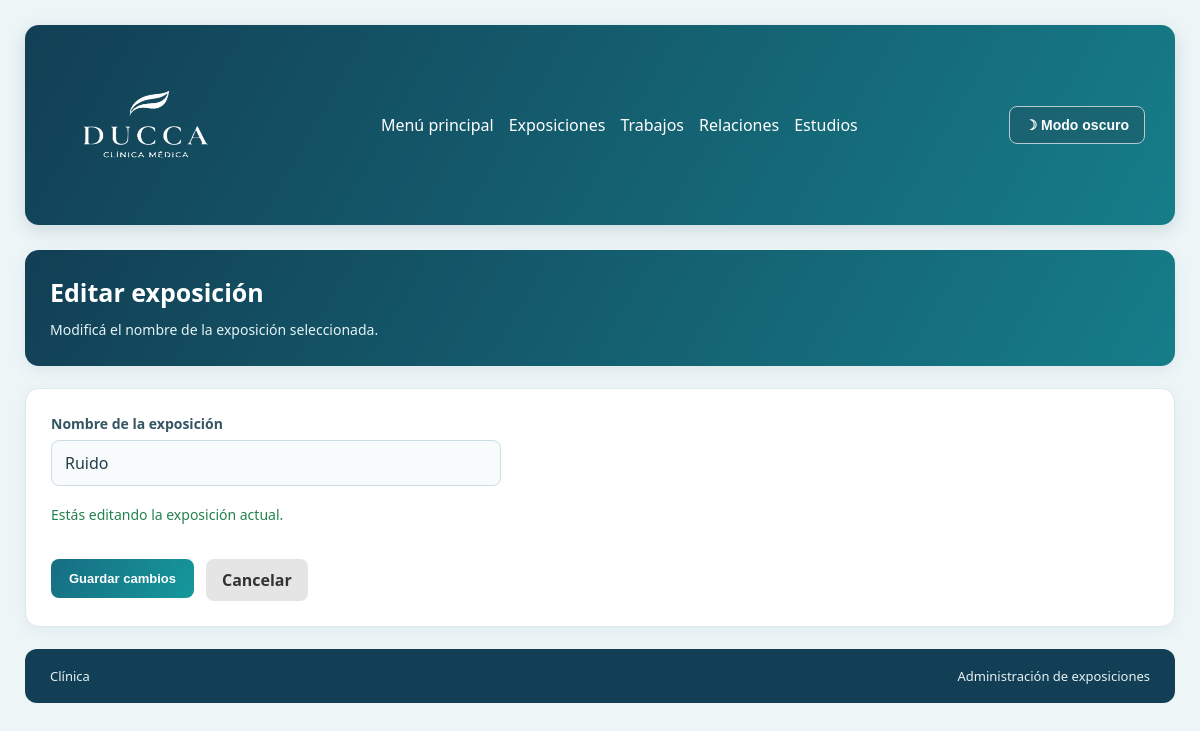
/Exposiciones/editar.php?id=1, run on an earlier commit of the app's database.
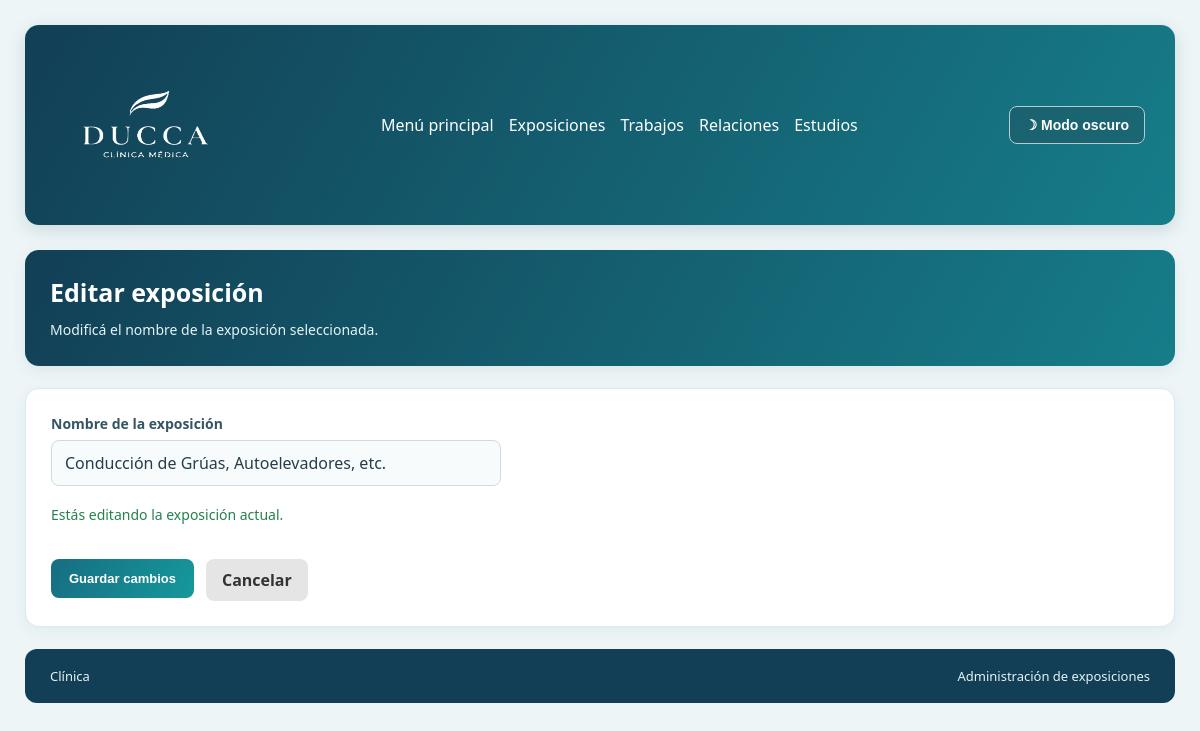
And on a later commit of the database.
### tables this page shows
CREATE TABLE `exposicion` (
  `id_exposicion` int(11) NOT NULL,
  `nombre_ex` varchar(50) NOT NULL
);

### Exposiciones/editar.php (the view, shortened to what this page needs)
<?php
require_once __DIR__ . "/../Pacientes/conexion.php";
function escapar($valor) {
    return htmlspecialchars(
        (string)($valor ?? ""),
        ENT_QUOTES,
        "UTF-8"
    );
}
$id = filter_input(
    INPUT_GET,
    "id",
    FILTER_VALIDATE_INT
);
$sql = "SELECT id_exposicion, nombre_ex
        FROM exposicion
        WHERE id_exposicion = ?";
$stmt = mysqli_prepare($conexion, $sql);
mysqli_stmt_bind_param($stmt, "i", $id);
if (!mysqli_stmt_execute($stmt)) {
    mysqli_stmt_close($stmt);
    die("No se pudo consultar la exposición.");
}
$resultado = mysqli_stmt_get_result($stmt);
$exposicion = mysqli_fetch_assoc($resultado);
?>
<!DOCTYPE html>
<html lang="es">
<head>
    <link rel="stylesheet"
          href="../general/estilos.css">
</head>
<body>
    <header>
        <div class="logo">
            <img
                id="logo"
                src="../general/Logo minimalista DUCCA con hojas orgánicas.png"
                alt="Logo DUCA"
                height="150"
                width="175"
            >
        </div>
        <nav>
            <a href="../inicio sesion/index.php">
                Menú principal
            </a>
            <a href="listar.php">
                Exposiciones
            </a>
            <a href="../Trabajos/listar.php">
                Trabajos
            </a>
            <a href="../gestionar_relaciones.html">
                Relaciones
            </a>
            <a href="../Estudios/estudios.php">
                Estudios
            </a>
        </nav>
        <button type="button" id="btn-tema">
        </button>
    </header>
    <main class="gestion-contenido">
        <section class="bienvenida">
            <h1>Editar exposición</h1>
            <p>
                Modificá el nombre de la exposición
                seleccionada.
            </p>
        </section>
        <section class="tarjeta">
            <form
                class="form-gestion"
                action="actualizar.php"
                method="POST"
                id="formEditarExposicion"
            >
                <div class="campo campo-exposicion">
                    <label for="nombre_ex">
                        Nombre de la exposición
                    </label>
                    <input
                        type="text"
                        id="nombre_ex"
                        name="nombre_ex"
                        maxlength="50"
                        autocomplete="off"
                        required
                        value="<?php
                            echo escapar($exposicion["nombre_ex"]);
                        ?>"
                    >
                    <p
                        id="mensaje_validacion"
                        class="mensaje-validacion"
                        aria-live="polite"
                    ></p>
                </div>
                <div class="acciones-formulario">
                    <button
                        type="submit"
                        id="btnGuardar"
                    >
                        Guardar cambios
                    </button>
                    <a
                        href="listar.php"
                        class="btn-cancelar"
                    >
                        Cancelar
                    </a>
                </div>
            </form>
        </section>
    </main>
    <footer>
        <span>Clínica</span>
        <span>Administración de exposiciones</span>
    </footer>
</body>
</html>

What changed in the data, as far as the page shows it:
changed exposicion: nombre_ex "Ruido" → "Conducción de Grúas, Autoelevadores, etc."
